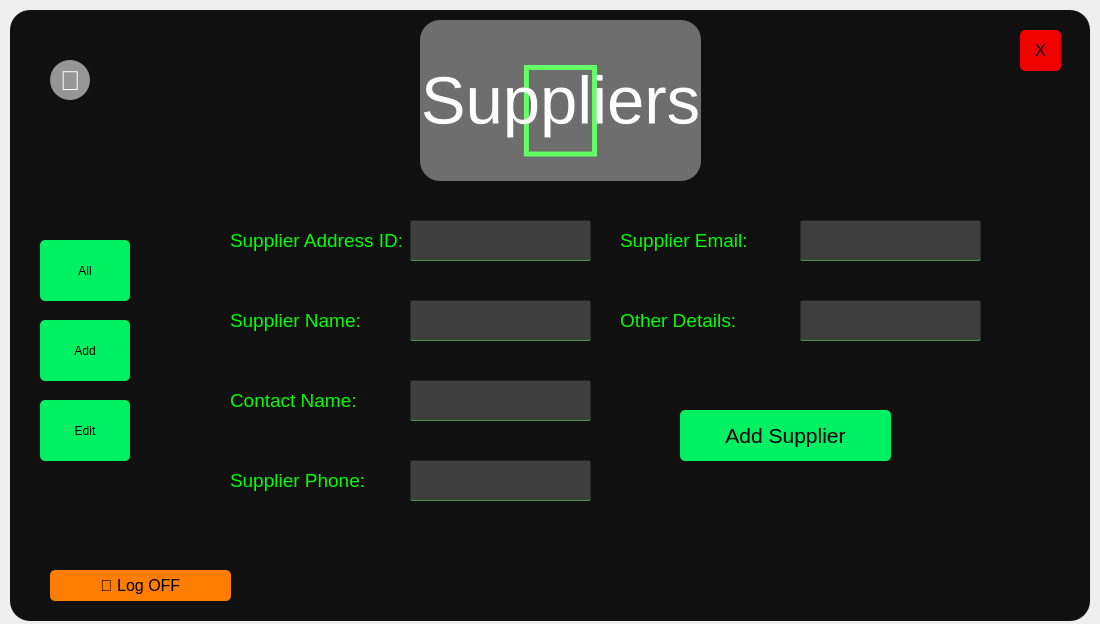
<?xml version="1.0" encoding="UTF-8"?>
<ui version="4.0">
 <class>Form</class>
 <widget class="QWidget" name="Form">
  <property name="geometry">
   <rect>
    <x>0</x>
    <y>0</y>
    <width>1100</width>
    <height>624</height>
   </rect>
  </property>
  <property name="windowTitle">
   <string>Form</string>
  </property>
  <widget class="QWidget" name="widget" native="true">
   <property name="geometry">
    <rect>
     <x>10</x>
     <y>10</y>
     <width>1080</width>
     <height>611</height>
    </rect>
   </property>
   <property name="styleSheet">
    <string notr="true">background-color:rgba(16,16,16,255);
border-radius:20px;</string>
   </property>
   <widget class="QPushButton" name="AdminPanLogOff">
    <property name="geometry">
     <rect>
      <x>40</x>
      <y>560</y>
      <width>181</width>
      <height>31</height>
     </rect>
    </property>
    <property name="font">
     <font>
      <family>Leelawadee UI</family>
      <pointsize>12</pointsize>
      <weight>50</weight>
      <bold>false</bold>
      <underline>false</underline>
      <strikeout>false</strikeout>
     </font>
    </property>
    <property name="styleSheet">
     <string notr="true">QPushButton#AdminPanLogOff{
background-color:rgba(255,125,0,255);
color:rgb(0,0,0);
border-radius:5px;
}

QPushButton#AdminPanLogOff:pressed{
background-color:rgba(255,150,0,255);
}
</string>
    </property>
    <property name="text">
     <string> Log OFF</string>
    </property>
   </widget>
   <widget class="QPushButton" name="btn_all">
    <property name="geometry">
     <rect>
      <x>30</x>
      <y>230</y>
      <width>90</width>
      <height>61</height>
     </rect>
    </property>
    <property name="styleSheet">
     <string notr="true">QPushButton#btn_all{
background-color:rgba(0,240,100,255);
color:rgb(0,0,0);
border-radius:5px;
}

QPushButton#btn_all:pressed{
background-color:rgba(0,255,150,255);
}
</string>
    </property>
    <property name="text">
     <string>All</string>
    </property>
   </widget>
   <widget class="QPushButton" name="AdminProBack">
    <property name="geometry">
     <rect>
      <x>40</x>
      <y>50</y>
      <width>40</width>
      <height>40</height>
     </rect>
    </property>
    <property name="font">
     <font>
      <family>Leelawadee UI</family>
      <pointsize>20</pointsize>
      <weight>50</weight>
      <bold>false</bold>
      <underline>false</underline>
      <strikeout>false</strikeout>
     </font>
    </property>
    <property name="styleSheet">
     <string notr="true">QPushButton#AdminProBack{
background-color:rgba(150,150,150,255);
color:rgb(255,255,255);
border-radius:20px;
}

QPushButton#AdminProBack:pressed{
background-color:rgba(200,200,200,255);
}
</string>
    </property>
    <property name="text">
     <string></string>
    </property>
   </widget>
   <widget class="QPushButton" name="btn_edit">
    <property name="geometry">
     <rect>
      <x>30</x>
      <y>390</y>
      <width>90</width>
      <height>61</height>
     </rect>
    </property>
    <property name="styleSheet">
     <string notr="true">QPushButton#btn_edit{
background-color:rgba(0,240,100,255);
color:rgb(0,0,0);
border-radius:5px;
}

QPushButton#btn_edit:pressed{
background-color:rgba(0,255,150,255);
}
</string>
    </property>
    <property name="text">
     <string>Edit</string>
    </property>
   </widget>
   <widget class="QPushButton" name="btn_add">
    <property name="geometry">
     <rect>
      <x>30</x>
      <y>310</y>
      <width>90</width>
      <height>61</height>
     </rect>
    </property>
    <property name="styleSheet">
     <string notr="true">QPushButton#btn_add{
background-color:rgba(0,240,100,255);
color:rgb(0,0,0);
border-radius:5px;
}

QPushButton#btn_add:pressed{
background-color:rgba(0,255,150,255);
}
</string>
    </property>
    <property name="text">
     <string>Add</string>
    </property>
   </widget>
   <widget class="QLabel" name="LockImage">
    <property name="geometry">
     <rect>
      <x>160</x>
      <y>10</y>
      <width>781</width>
      <height>181</height>
     </rect>
    </property>
    <property name="font">
     <font>
      <pointsize>100</pointsize>
     </font>
    </property>
    <property name="styleSheet">
     <string notr="true">color:rgba(0,255,0,255);
align:center</string>
    </property>
    <property name="text">
     <string></string>
    </property>
    <property name="alignment">
     <set>Qt::AlignCenter</set>
    </property>
   </widget>
   <widget class="QLabel" name="label">
    <property name="geometry">
     <rect>
      <x>220</x>
      <y>210</y>
      <width>171</width>
      <height>41</height>
     </rect>
    </property>
    <property name="font">
     <font>
      <pointsize>14</pointsize>
     </font>
    </property>
    <property name="styleSheet">
     <string notr="true">color:rgb(0, 255, 0)</string>
    </property>
    <property name="text">
     <string>Supplier Address ID:</string>
    </property>
   </widget>
   <widget class="QLabel" name="label_10">
    <property name="geometry">
     <rect>
      <x>610</x>
      <y>290</y>
      <width>171</width>
      <height>41</height>
     </rect>
    </property>
    <property name="font">
     <font>
      <pointsize>14</pointsize>
     </font>
    </property>
    <property name="styleSheet">
     <string notr="true">color:rgb(0, 255, 0)</string>
    </property>
    <property name="text">
     <string>Other Details:</string>
    </property>
   </widget>
   <widget class="QLineEdit" name="AdminSuppName">
    <property name="geometry">
     <rect>
      <x>400</x>
      <y>290</y>
      <width>181</width>
      <height>41</height>
     </rect>
    </property>
    <property name="font">
     <font>
      <pointsize>16</pointsize>
     </font>
    </property>
    <property name="styleSheet">
     <string notr="true">background-color:rgba(75,75,75,200);
color:rgb(0,255,0);
border-radius:2px;
border:1px solid rgba(0,0,0,0);
border-bottom-color:rgba(75,150,75,255);
padding-left:10px;
padding-bottom:3px;
</string>
    </property>
   </widget>
   <widget class="QLineEdit" name="AdminSuppAddID">
    <property name="geometry">
     <rect>
      <x>400</x>
      <y>210</y>
      <width>181</width>
      <height>41</height>
     </rect>
    </property>
    <property name="font">
     <font>
      <pointsize>16</pointsize>
     </font>
    </property>
    <property name="styleSheet">
     <string notr="true">background-color:rgba(75,75,75,200);
color:rgb(0,255,0);
border-radius:2px;
border:1px solid rgba(0,0,0,0);
border-bottom-color:rgba(75,150,75,255);
padding-left:10px;
padding-bottom:3px;
</string>
    </property>
   </widget>
   <widget class="QLabel" name="label_3">
    <property name="geometry">
     <rect>
      <x>220</x>
      <y>370</y>
      <width>171</width>
      <height>41</height>
     </rect>
    </property>
    <property name="font">
     <font>
      <pointsize>14</pointsize>
     </font>
    </property>
    <property name="styleSheet">
     <string notr="true">color:rgb(0, 255, 0)</string>
    </property>
    <property name="text">
     <string>Contact Name:</string>
    </property>
   </widget>
   <widget class="QLineEdit" name="AdminSuppDetails">
    <property name="geometry">
     <rect>
      <x>790</x>
      <y>290</y>
      <width>181</width>
      <height>41</height>
     </rect>
    </property>
    <property name="font">
     <font>
      <pointsize>16</pointsize>
     </font>
    </property>
    <property name="styleSheet">
     <string notr="true">background-color:rgba(75,75,75,200);
color:rgb(0,255,0);
border-radius:2px;
border:1px solid rgba(0,0,0,0);
border-bottom-color:rgba(75,150,75,255);
padding-left:10px;
padding-bottom:3px;
</string>
    </property>
   </widget>
   <widget class="QLineEdit" name="AdminSuppPhn">
    <property name="geometry">
     <rect>
      <x>400</x>
      <y>450</y>
      <width>181</width>
      <height>41</height>
     </rect>
    </property>
    <property name="font">
     <font>
      <pointsize>16</pointsize>
     </font>
    </property>
    <property name="styleSheet">
     <string notr="true">background-color:rgba(75,75,75,200);
color:rgb(0,255,0);
border-radius:2px;
border:1px solid rgba(0,0,0,0);
border-bottom-color:rgba(75,150,75,255);
padding-left:10px;
padding-bottom:3px;
</string>
    </property>
   </widget>
   <widget class="QLineEdit" name="AdminConName">
    <property name="geometry">
     <rect>
      <x>400</x>
      <y>370</y>
      <width>181</width>
      <height>41</height>
     </rect>
    </property>
    <property name="font">
     <font>
      <pointsize>16</pointsize>
     </font>
    </property>
    <property name="styleSheet">
     <string notr="true">background-color:rgba(75,75,75,200);
color:rgb(0,255,0);
border-radius:2px;
border:1px solid rgba(0,0,0,0);
border-bottom-color:rgba(75,150,75,255);
padding-left:10px;
padding-bottom:3px;
</string>
    </property>
   </widget>
   <widget class="QLabel" name="label_12">
    <property name="geometry">
     <rect>
      <x>610</x>
      <y>210</y>
      <width>171</width>
      <height>41</height>
     </rect>
    </property>
    <property name="font">
     <font>
      <pointsize>14</pointsize>
     </font>
    </property>
    <property name="styleSheet">
     <string notr="true">color:rgb(0, 255, 0)</string>
    </property>
    <property name="text">
     <string>Supplier Email:</string>
    </property>
   </widget>
   <widget class="QPushButton" name="btn_add_Supplier">
    <property name="geometry">
     <rect>
      <x>670</x>
      <y>400</y>
      <width>211</width>
      <height>51</height>
     </rect>
    </property>
    <property name="font">
     <font>
      <pointsize>16</pointsize>
     </font>
    </property>
    <property name="styleSheet">
     <string notr="true">QPushButton#btn_add_Supplier{
background-color:rgba(0,240,100,255);
color:rgb(0,0,0);
border-radius:5px;
}

QPushButton#btn_add_Supplier:pressed{
background-color:rgba(0,255,150,255);
}
</string>
    </property>
    <property name="text">
     <string>Add Supplier</string>
    </property>
   </widget>
   <widget class="QLineEdit" name="AdminSuppEmail">
    <property name="geometry">
     <rect>
      <x>790</x>
      <y>210</y>
      <width>181</width>
      <height>41</height>
     </rect>
    </property>
    <property name="font">
     <font>
      <pointsize>16</pointsize>
     </font>
    </property>
    <property name="styleSheet">
     <string notr="true">background-color:rgba(75,75,75,200);
color:rgb(0,255,0);
border-radius:2px;
border:1px solid rgba(0,0,0,0);
border-bottom-color:rgba(75,150,75,255);
padding-left:10px;
padding-bottom:3px;
</string>
    </property>
   </widget>
   <widget class="QLabel" name="label_13">
    <property name="geometry">
     <rect>
      <x>220</x>
      <y>450</y>
      <width>171</width>
      <height>41</height>
     </rect>
    </property>
    <property name="font">
     <font>
      <pointsize>14</pointsize>
     </font>
    </property>
    <property name="styleSheet">
     <string notr="true">color:rgb(0, 255, 0)</string>
    </property>
    <property name="text">
     <string>Supplier Phone:</string>
    </property>
   </widget>
   <widget class="QLabel" name="label_2">
    <property name="geometry">
     <rect>
      <x>220</x>
      <y>290</y>
      <width>171</width>
      <height>41</height>
     </rect>
    </property>
    <property name="font">
     <font>
      <pointsize>14</pointsize>
     </font>
    </property>
    <property name="styleSheet">
     <string notr="true">color:rgb(0, 255, 0)</string>
    </property>
    <property name="text">
     <string>Supplier Name:</string>
    </property>
   </widget>
   <widget class="QLabel" name="LockImage_2">
    <property name="geometry">
     <rect>
      <x>410</x>
      <y>10</y>
      <width>281</width>
      <height>161</height>
     </rect>
    </property>
    <property name="font">
     <font>
      <pointsize>50</pointsize>
     </font>
    </property>
    <property name="styleSheet">
     <string notr="true">color:rgba(255,255,255,255);
align:center;
background-color: rgba(255, 255, 255, 100);</string>
    </property>
    <property name="text">
     <string>Suppliers</string>
    </property>
    <property name="alignment">
     <set>Qt::AlignCenter</set>
    </property>
   </widget>
   <widget class="QPushButton" name="Close">
    <property name="geometry">
     <rect>
      <x>1010</x>
      <y>20</y>
      <width>41</width>
      <height>41</height>
     </rect>
    </property>
    <property name="font">
     <font>
      <family>Leelawadee UI</family>
      <pointsize>12</pointsize>
      <weight>50</weight>
      <bold>false</bold>
      <underline>false</underline>
      <strikeout>false</strikeout>
     </font>
    </property>
    <property name="styleSheet">
     <string notr="true">QPushButton#Close{
background-color:rgba(240,0,0,255);
color:rgb(0,0,0);
border-radius:5px;
}

QPushButton#Close:pressed{
background-color:rgba(255,0,0,255);
}
</string>
    </property>
    <property name="text">
     <string>X</string>
    </property>
   </widget>
  </widget>
 </widget>
 <resources/>
 <connections/>
</ui>
